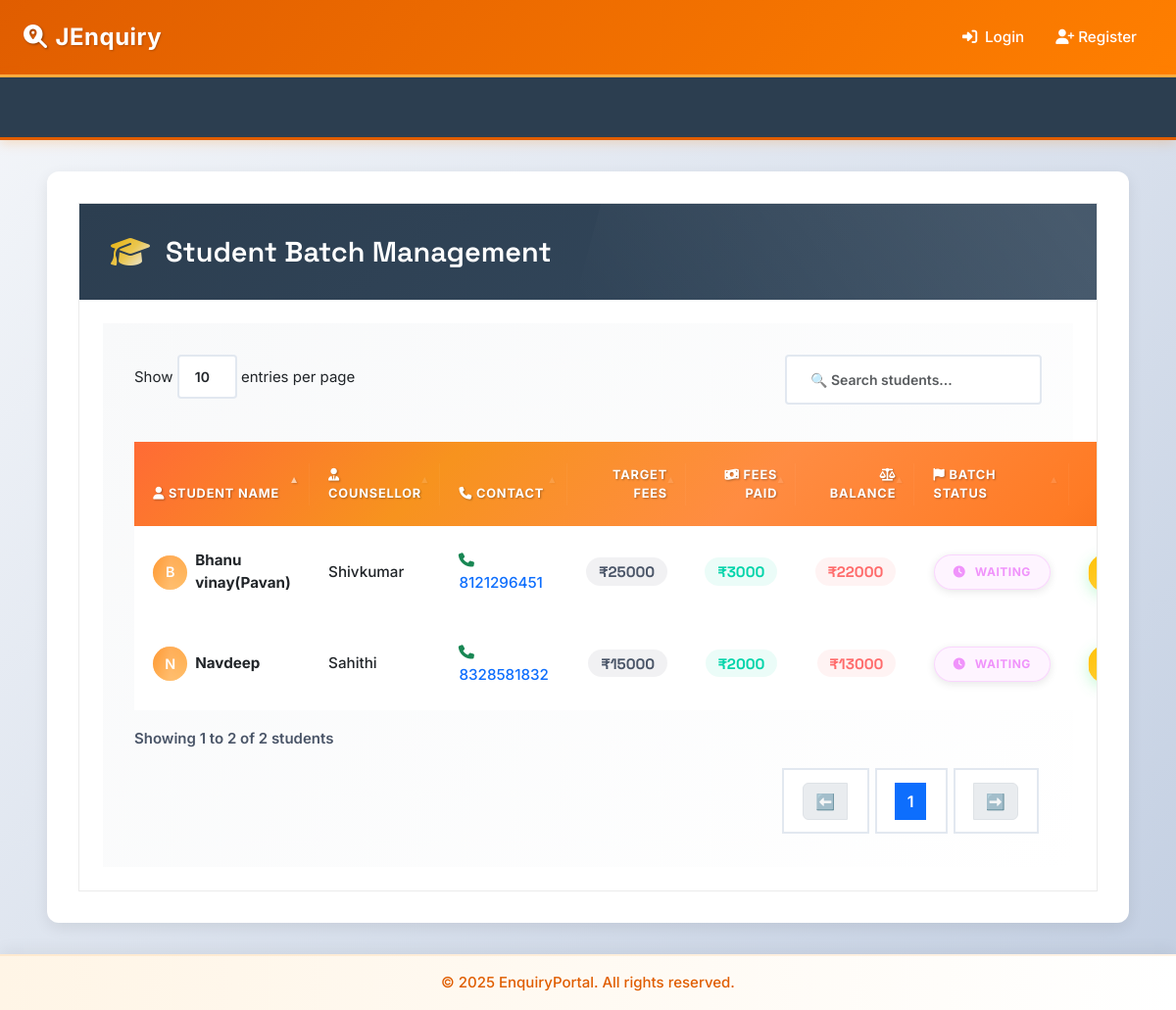
Page /inconsistent-joined/ on the earlier database version.
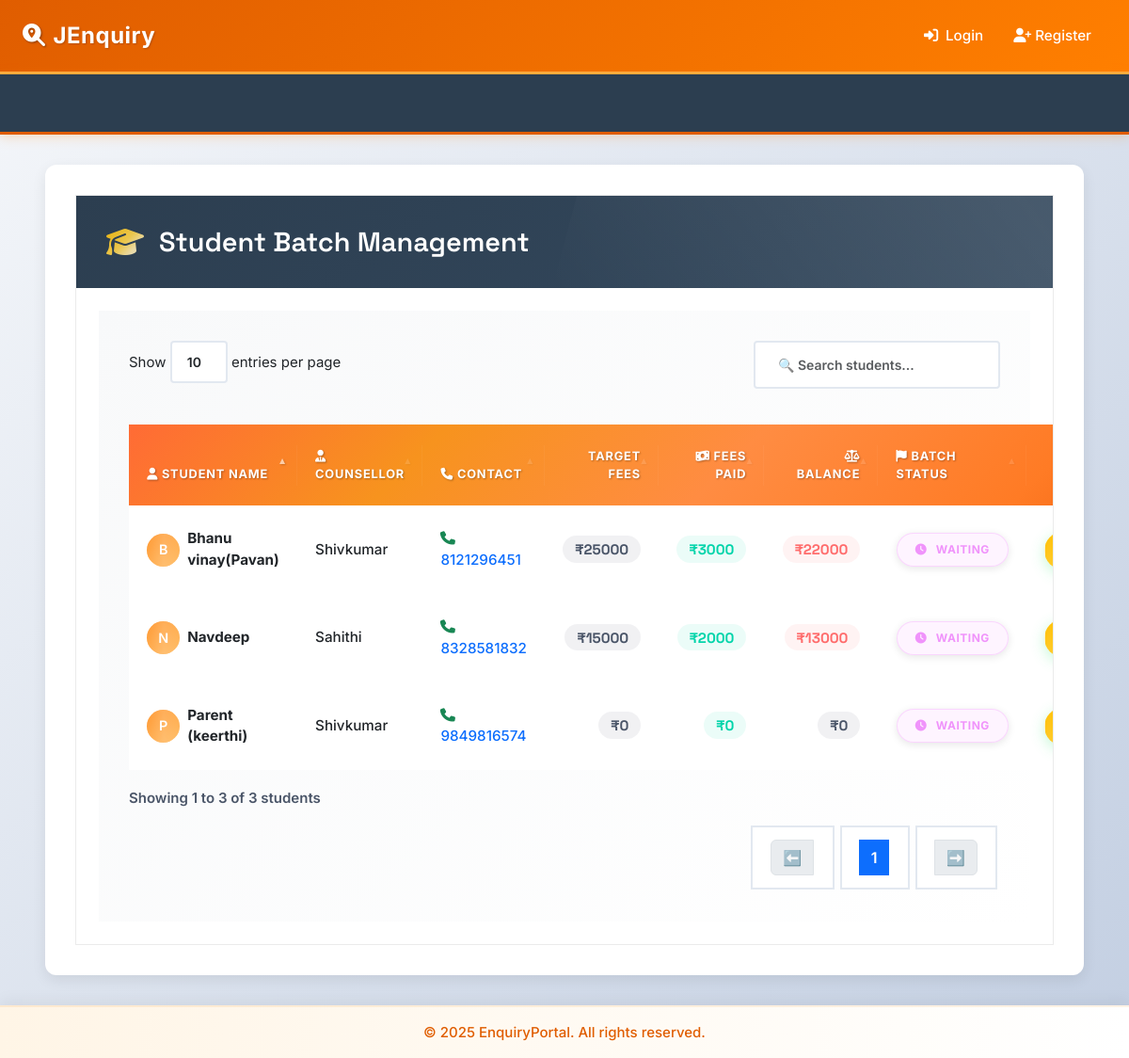
Same page on the later database version.
### enquiry/models.py (models this page shows, shortened)
class Enquiry(models.Model):
    STATUS_CHOICES = [
        ('joined', 'Joined'),
        ('pending', 'Pending'),
        ('dropout', 'Dropout'),
    ]
    SUBJECT_CHOICES = [
        ('java_full_stack', 'Java Full Stack'),
        ('python_full_stack', 'Python Full Stack'),
        ('other', 'Other'),
    ]
    ENQUIRY_TYPE_CHOICES = [
        ('someone_telephonic', 'Enquiry for Someone Telephonic'),
        ('direct_telephonic', 'Direct Enquiry Telephonic'),
        ('someone_walkin', 'Enquiry for Someone WalkIn'),
        ('direct_walkin', 'Direct Enquiry WalkIn'),
        ('telephonic_to_walkin', 'Telephonic To Walkin'),
    ]
    name = models.CharField(max_length=100)
    mobile = models.CharField(max_length=15, unique=True)
    subject = models.CharField(max_length=50, choices=SUBJECT_CHOICES)
    status = models.CharField(max_length=10, choices=STATUS_CHOICES, default='pending')
    enquiry_type = models.CharField(max_length=30, choices=ENQUIRY_TYPE_CHOICES, default='direct_telephonic')
    counsellor = models.ForeignKey(Counsellor, on_delete=models.CASCADE)
    created_at = models.DateTimeField(auto_now_add=True)
    followup_date = models.DateField(null=True, blank=True)
    enquiry_date = models.DateField(null=True, blank=True)
    parent_number = models.CharField(max_length=15, blank=True, null=True)
    fees_paid_date = models.DateField(null=True, blank=True)
    native_district_name=models.CharField(max_length=30,blank=True,null=True)
    target_fees = models.DecimalField(
        max_digits=12, decimal_places=2,
        null=True, blank=True,
        help_text="Total fees for the course"
    )
    fees_paid = models.DecimalField(
        max_digits=12, decimal_places=2,
        default=0.00,
        help_text="Total amount paid by the student"
    )
    fees_balance = models.DecimalField(
        max_digits=12, decimal_places=2,
        null=True, blank=True,
        help_text="Remaining balance (calculated automatically)"
    )
    due_date = models.DateField(
        null=True, blank=True,
        help_text="Deadline for full fees payment"
    )
    other_subject_name = models.CharField(
        max_length=100,
        blank=True,
        null=True,
        help_text="Specify the subject if 'Other' is selected"
    )
    is_joined_batch = models.BooleanField(
    default=False,
    help_text="True if the student has joined a batch"
)
    joined_date = models.DateField(
        null=True,
        blank=True,
        help_text="Date when the student joined"
    )
    VISIT_TYPE_CHOICES = [
        ('alone_walkin', 'Alone Walkin'),
        ('came_with_parents', 'Came with parents'),
        ('student_reference', 'Student Reference'),
        ('old_student_reference', 'Old Student Reference'),
        ('came_with_relatives', 'Came with relatives'),
        ('telephonic','Telephonic'),
    ]
    visit_type = models.CharField(
        max_length=30,
        choices=VISIT_TYPE_CHOICES,
        default='alone_walkin',
        help_text="How did the student come for enquiry?"
    )

class Counsellor(models.Model):
    name = models.CharField(max_length=100, unique=True)
    mobile = models.CharField(max_length=15)
    department = models.CharField(max_length=100)

### enquiry/views.py (the view)
# urls.py: path('inconsistent-joined/', views.InconsistentJoinedEnquiryListView.as_view(), name='inconsistent_joined'),
class InconsistentJoinedEnquiryListView(ListView):
    model = Enquiry
    template_name = 'inconsistent_joined_list.html'
    context_object_name = 'enquiries'
    def get_queryset(self):
        return Enquiry.objects.filter(status='joined', is_joined_batch=False)

### template/inconsistent_joined_list.html (shortened to what this page needs)
{% extends 'base.html' %}
{% load static %}
{% load humanize %}
{% load custom_filters %}
    {% block extra_css %}
    <link rel="stylesheet" href="https://cdn.datatables.net/1.13.6/css/dataTables.bootstrap5.min.css">
    <link rel="stylesheet" href="https://cdn.datatables.net/responsive/2.5.0/css/responsive.bootstrap5.min.css">
    <link rel="stylesheet" href="https://cdn.datatables.net/buttons/2.4.1/css/buttons.bootstrap5.min.css">
{% endblock %}
{% block content %}
<div class="table-container">
    <div class="table-header">
        <h3 class="table-title">
            <i class="fas fa-graduation-cap table-icon"></i>
            Student Batch Management
        </h3>
    </div>
    <div class="table-responsive p-4">
        {% if enquiries %}
        <table id="batchTable" class="table table-hover" style="width:100%">
            <thead>
                <tr>
                    <th><i class="fas fa-user"></i> Student Name</th>
                    <th><i class="fas fa-user-tie"></i> Counsellor</th>
                    <th><i class="fas fa-phone"></i> Contact</th>
                    <th> Target Fees</th>
                    <th><i class="fas fa-money-bill-wave"></i> Fees Paid</th>
                    <th><i class="fas fa-balance-scale"></i> Balance</th>
                    <th><i class="fas fa-flag"></i> Batch Status</th>
                    <th> Actions</th>
                </tr>
            </thead>
            <tbody>
                {% for enquiry in enquiries %}
                <tr id="row-{{ enquiry.id }}" data-fees-paid="{{ enquiry.fees_paid|default:0 }}" data-target-fees="{{ enquiry.target_fees|default:0 }}">
                    <td>
                        <div class="d-flex align-items-center">
                            <div class="avatar-circle me-2">
                                {{ enquiry.name|first|upper }}
                            </div>
                            <strong>{{ enquiry.name }}</strong>
                        </div>
                    </td>
                    <td>
                        <span>{{ enquiry.counsellor.name }}</span>
                    </td>
                    <td>
                        <a href="tel:{{ enquiry.mobile }}" class="text-decoration-none">
                            <i class="fas fa-phone-alt text-success"></i>
                            {{ enquiry.mobile }}
                        </a>
                    </td>
                    <td>
                        <span class="money money-neutral">
                            ₹{{ enquiry.target_fees|default:0|floatformat:0 }}
                        </span>
                    </td>
                    <td>
                        <span class="money money-positive">
                            ₹{{ enquiry.fees_paid|default:0|floatformat:0 }}
                        </span>
                    </td>
                    <td>
                        {% with balance=enquiry.fees_balance|default:enquiry.target_fees|default:0|floatformat:0|add:"-"|add:enquiry.fees_paid|default:0 %}
                        <span class="money {% if balance > 0 %}money-negative{% elif balance < 0 %}money-positive{% else %}money-neutral{% endif %}">
                            ₹{% if enquiry.fees_balance is not None %}{{ enquiry.fees_balance|floatformat:0 }}{% else %}{{ enquiry.target_fees|default:0|add:enquiry.fees_paid|default:0|mul:-1|floatformat:0 }}{% endif %}
                        </span>
                        {% endwith %}
                    </td>
                    <td>
                        <span class="status-badge status-waiting">
                            <i class="fas fa-clock"></i>
                            Waiting
                        </span>
                    </td>
                    <td>
                        <button class="action-btn btn-success-modern" onclick="markAsJoined({{ enquiry.id }}, this)">
                        </button>
                    </td>
                </tr>
                {% endfor %}
            </tbody>
        </table>
        {% endif %}
    </div>
</div>
{% endblock %}

Differences in the rows shown:
now on this page (row edited): Enquiry: name|first "P", name "Parent (keerthi)", counsellor.name "Shivkumar", mobile "9849816574", target_fees "0", fees_paid "0", fees_balance "0"
Other differences:
text written by a page script: "Show entries per page Showing 1 to 2 of 2 students ⬅️ 1 ➡️" → "Show entries per page Showing 1 to 3 of 3 students ⬅️ 1 ➡️"
